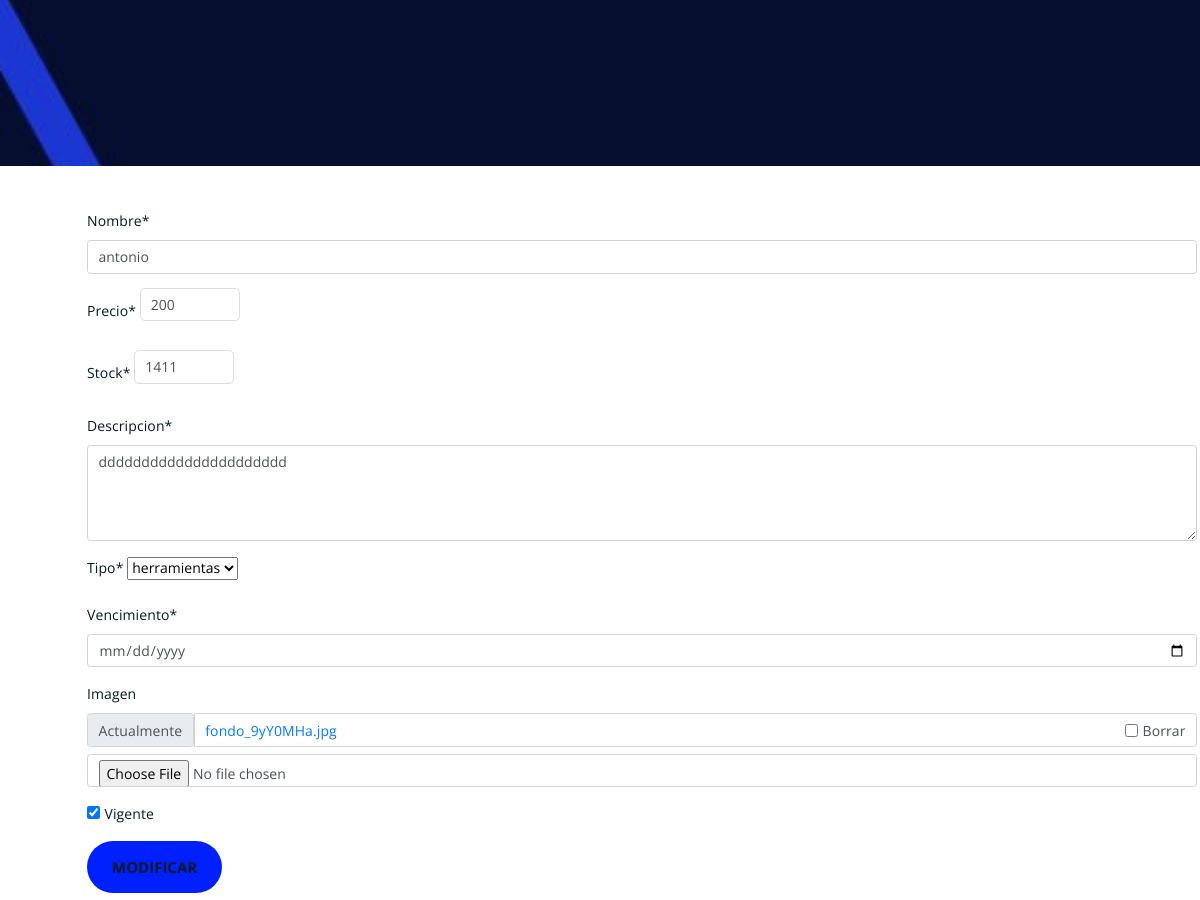
The app's page /update/5/ (middle part), older data.
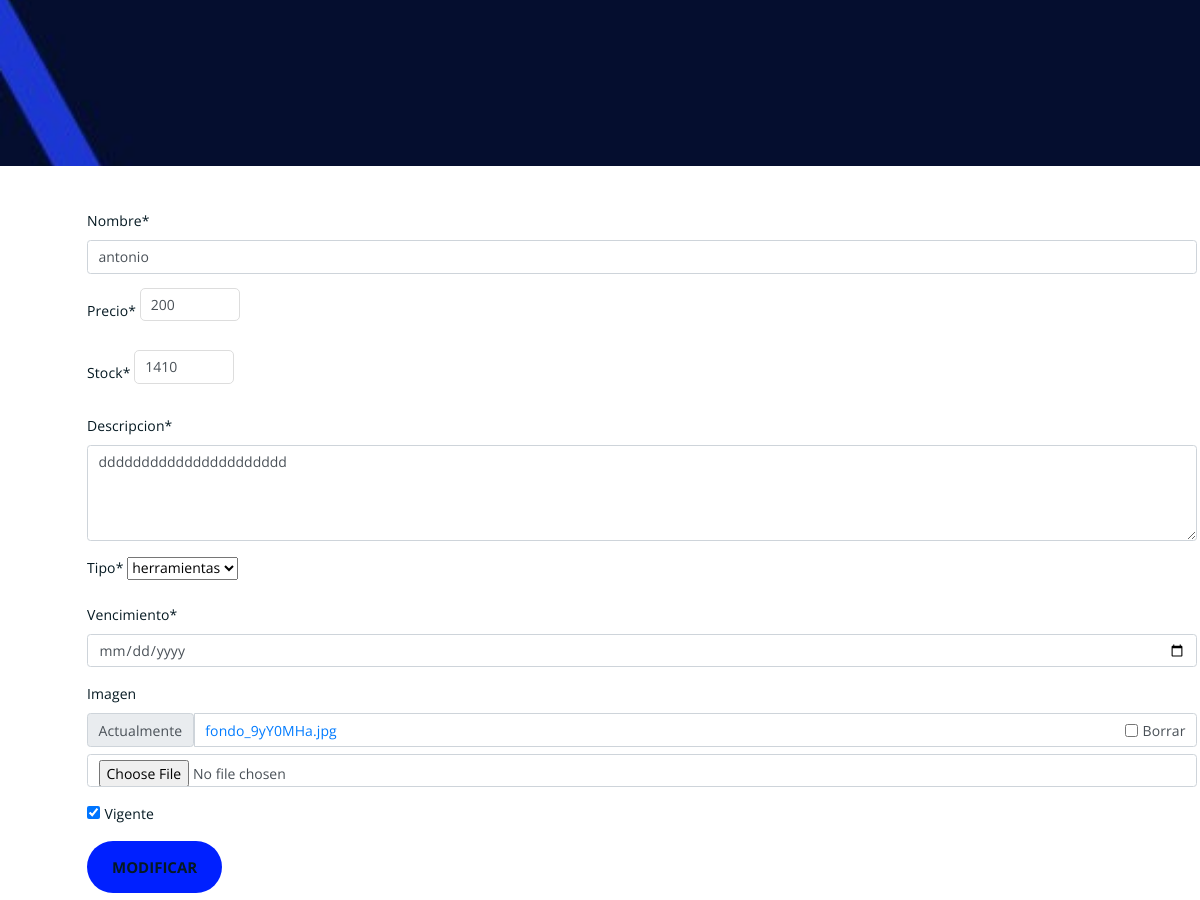
The same page, newer data.
### core/models.py (models this page shows, shortened)
class Producto(models.Model):
    nombre = models.CharField(max_length=50)
    precio = models.IntegerField()
    stock = models.IntegerField()
    descripcion = models.CharField(max_length=250)
    tipo = models.ForeignKey(TipoProducto, on_delete=models.CASCADE)
    vencimiento = models.DateField(default=date.today)
    imagen = models.ImageField(null=True,blank=True)
    vigente = models.BooleanField()

class TipoProducto(models.Model):
    descripcion = models.CharField(max_length=50)
    def __str__(self):
        return self.descripcion

### core/views.py (the view)
# urls.py: path('update/<id>/', update, name="update"),
def update(request, id):
    producto = Producto.objects.get(id=id) # OBTIENE UN PRODUCTO POR EL ID
    data = {
        'form' : ProductoForm(instance=producto) # CARGAMOS EL PRODUCTO EN EL FORMULARIO
    }
    if request.method == 'POST':
        formulario = ProductoForm(data=request.POST, instance=producto, files=request.FILES) # NUEVA INFORMACION
        if formulario.is_valid():
            formulario.save() # INSERT INTO.....
            messages.success(request, "Producto modificado correctamente")
            data['form'] = formulario # CARGA LA NUEVA INFOR EN EL FORMULARIO
    return render(request, 'core/update-product.html', data)

### core/forms.py
class ProductoForm(ModelForm):
    nombre = forms.CharField(min_length=4,widget=forms.TextInput(attrs={"placeholder":"Ingrese Nombre"}))
    precio = forms.IntegerField(min_value=1,widget=forms.NumberInput(attrs={"placeholder":"Ingrese Precio"}))
    stock = forms.IntegerField(min_value=0,widget=forms.NumberInput(attrs={"placeholder":"Ingrese Stock"}))
    descripcion = forms.CharField(min_length=10,max_length=250,widget=forms.Textarea(attrs={"rows":4}))
    class Meta:
        model = Producto
        fields = '__all__'
        widgets = {
            'vencimiento' : forms.DateInput(attrs={'type': 'date'})
        }

### core/templates/core/update-product.html (shortened to what this page needs)
{% extends 'core/base.html' %}
{% load static %}
{% load crispy_forms_tags %}
{% block contenido %}
<div class="container">
    <div class="row">
        <div class="col-12 m-5">
            <form action="" method="POST" enctype="multipart/form-data">
                <table>
                    {{ form | crispy }}
                </table>
                <input type="submit" class="btn btn-success" value="Modificar">
            </form>
            <br><br><br><br><br>
        </div>
    </div>
</div>
{% endblock %}

Row changes from the older to the newer data that the page shows:
changed Producto "antonio": stock "1411" → "1410"
